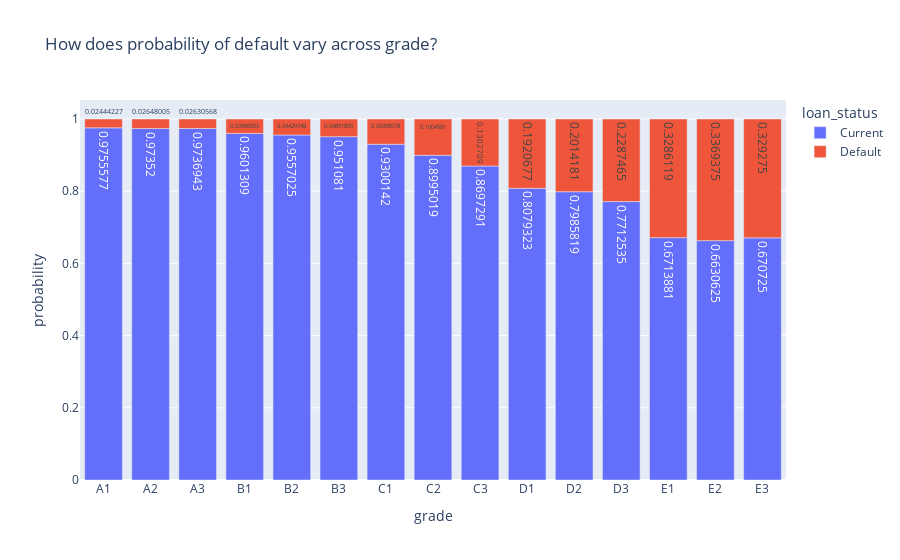

Notebook code cell kept with this figure:
### Markdown cell above
### **Visualize Loan Status Against Loan Grade**
- loan grade &darr; &rarr; PD &uarr;

### Code cell
visualize_pd_by(group='grade')

### Figure 1 — Plotly figure (JSON) as saved in the notebook; plotly's stock layout.template omitted (floating-point values rounded to 4 significant figures)
{"data": [{"alignmentgroup": "True", "hovertemplate": "loan_status=Current<br>grade=%{x}<br>probability=%{y}<extra></extra>", "legendgroup": "Current", "marker": {"color": "#636efa", "pattern": {"shape": ""}}, "name": "Current", "offsetgroup": "Current", "orientation": "v", "showlegend": true, "textposition": "auto", "texttemplate": "%{y}", "type": "bar", "x": ["A1", "A2", "A3", "B1", "B2", "B3", "C1", "C2", "C3", "D1", "D2", "D3", "E1", "E2", "E3"], "xaxis": "x", "y": [0.9756, 0.9735, 0.9737, 0.9601, 0.9557, 0.9511, 0.93, 0.8995, 0.8697, 0.8079, 0.7986, 0.7713, 0.6714, 0.6631, 0.6707], "yaxis": "y"}, {"alignmentgroup": "True", "hovertemplate": "loan_status=Default<br>grade=%{x}<br>probability=%{y}<extra></extra>", "legendgroup": "Default", "marker": {"color": "#EF553B", "pattern": {"shape": ""}}, "name": "Default", "offsetgroup": "Default", "orientation": "v", "showlegend": true, "textposition": "auto", "texttemplate": "%{y}", "type": "bar", "x": ["A1", "A2", "A3", "B1", "B2", "B3", "C1", "C2", "C3", "D1", "D2", "D3", "E1", "E2", "E3"], "xaxis": "x", "y": [0.02444, 0.02648, 0.02631, 0.03987, 0.0443, 0.04892, 0.06999, 0.1005, 0.1303, 0.1921, 0.2014, 0.2287, 0.3286, 0.3369, 0.3293], "yaxis": "y"}], "layout": {"barmode": "relative", "legend": {"title": {"text": "loan_status"}, "tracegroupgap": 0}, "title": {"text": "How does probability of default vary across grade?"}, "xaxis": {"anchor": "y", "domain": [0, 1], "title": {"text": "grade"}}, "yaxis": {"anchor": "x", "domain": [0, 1], "title": {"text": "probability"}}}}
